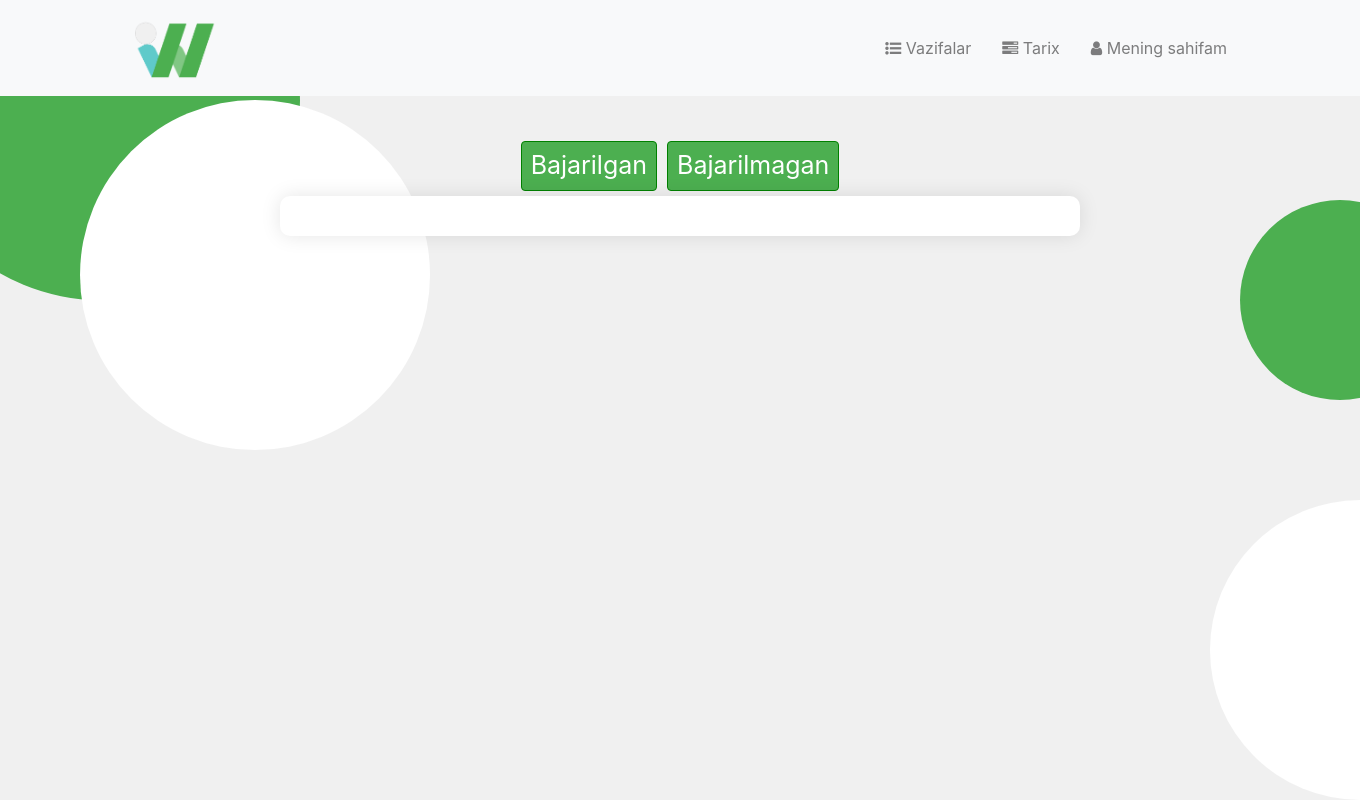
The page /bajarilganVazifalar/18/ (signed in) on the database as committed earlier.
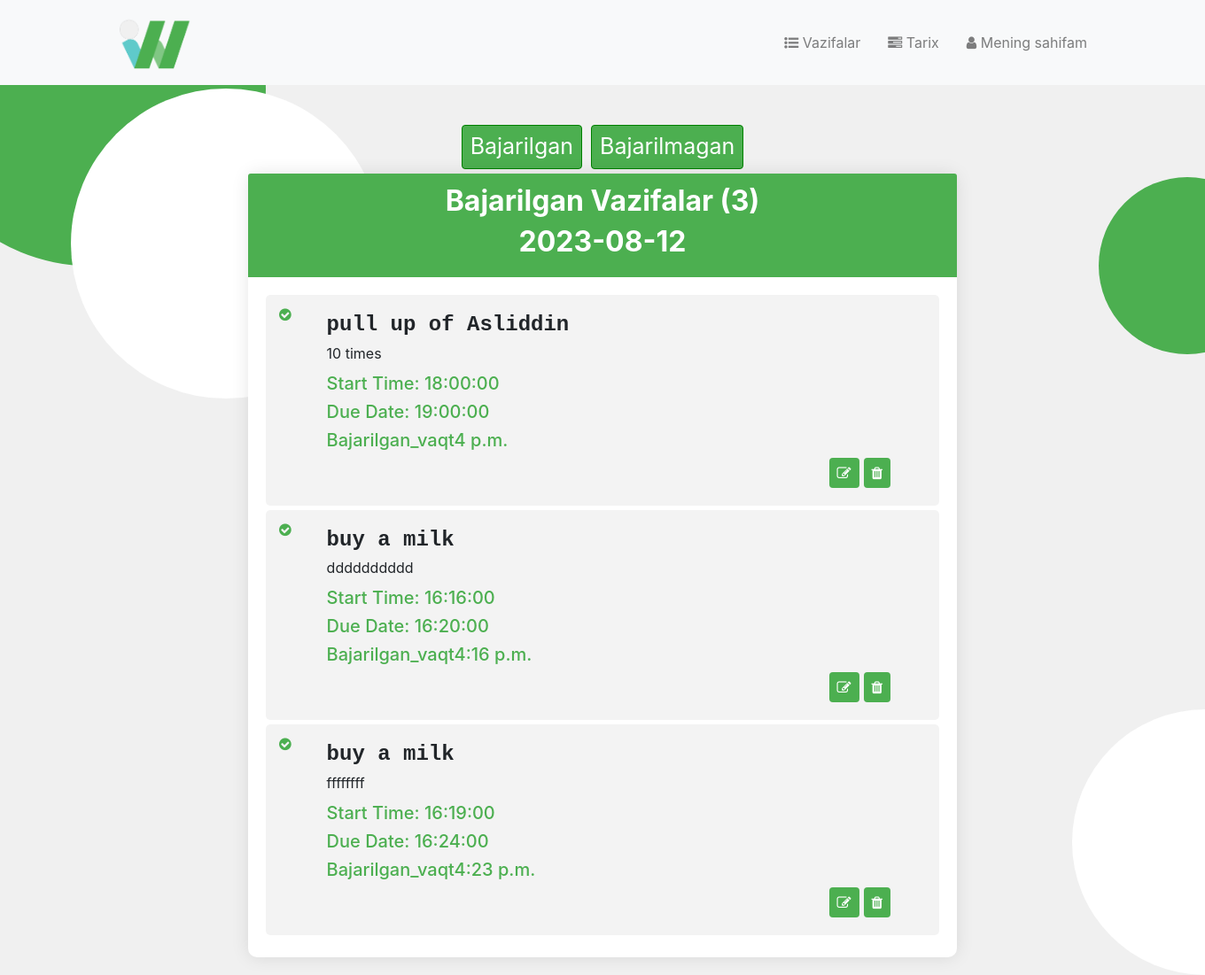
The same page on the database as committed later.
### to_do_list/models.py (models this page shows, shortened)
class DateBajarildiModel(models.Model):
    foydalanuvchi = models.ForeignKey(User, on_delete=models.CASCADE, null=True, blank=True)
    date = models.DateField()
    def __str__(self):
        return self.date.strftime("%Y-%m-%d")
    class Meta:
        ordering = ['date']

class VazifaModel(models.Model):
    foydalanuvchi = models.ForeignKey(User, on_delete=models.CASCADE, null=True, blank=True)
    sarlavha = models.CharField(verbose_name="vazifa", max_length=200)
    tuliq_malumot = models.TextField()
    boshlanish_vaqti = models.TimeField(null=True, blank=True)
    tugatish_muddati = models.TimeField(null=True, blank=True)
    bajarilgan_date = models.ForeignKey(DateBajarildiModel, on_delete=models.CASCADE, null=True, blank=True)
    bajarilgan_vaqt =  models.TimeField(null=True, blank=True)
    bajarildi = models.BooleanField(default=False)

### to_do_list/views.py (the view)
# urls.py: path("bajarilganVazifalar/<int:idMe>/", views.bajarilganVazifalar, name='bajarilganVazifalar'),
@login_required
def bajarilganVazifalar(request, idMe):
    suralgan_date = get_object_or_404(DateBajarildiModel, id=idMe)
    bajarilgan = VazifaModel.objects.filter(
        bajarilgan_date=suralgan_date,
        foydalanuvchi=request.user,
        bajarildi=True).values()
    return render(request, "to_do_list/filteredHistoryVazifalar.html", {"bajarilgan": bajarilgan,
                                                                        'idMe': idMe,
                                                                        'len_bajarilgan': len(bajarilgan),
                                                                        'suralgan_date': suralgan_date})

### to_do_list/templates/to_do_list/filteredHistoryVazifalar.html (shortened to what this page needs)
{% extends 'to_do_list/layout.html' %}
{% block head %}
    {% load static %}
    <link rel="stylesheet" href="{% static 'to_do_list/filterHistory.css' %}">
{% endblock %}
{% block content %}
    <div class="container justify-content-center card-body" id="done_undone">
        <div class="row">
            <div class="col done">
                <form action="{% url 'bajarilganVazifalar' idMe %}" method="get" class="done">
                    <button type="submit" class="btn">Bajarilgan</button>
                </form>
            </div>
            <div class="col undone">
                <form action="{% url 'unBajarilganVazifalar' idMe %}" method="get" class="undone">
                    <button type="submit" class="btn">Bajarilmagan</button>
                </form>
            </div>
        </div>
    </div>
    <div class="container">
        <div class="row justify-content-center">
            <div class="card">
                {% if bajarilgan %}
                <div class="card-header">
                    <h2><strong>Bajarilgan Vazifalar ({{len_bajarilgan}})</strong></h2>
                    <h2><strong>{{suralgan_date}}</strong></h2>
                </div>
                {% endif %}
                <div class="card-body">
                    <div class="task-list">
                        {% for i in bajarilgan %}
                        <div class="item">
                            <div class="check check-green">
                                <i class="fa fa-check-circle"></i>
                            </div>
                            <div class="task-item">
                                <h1><strong>{{ i.sarlavha }}</strong></h1>
                                <p>{{ i.tuliq_malumot }}</p>
                                <h5>Start Time: {{ i.boshlanish_vaqti|time:"H:i:s" }}</h5>
                                <h5>Due Date: {{ i.tugatish_muddati|time:"H:i:s" }}</h5>
                                <h5>Bajarilgan_vaqt{{ i.bajarilgan_vaqt }}</h5>
                                <div class="edit_del">
                                    <form action="{% url 'updateVazifa' i.id %}">
                                        <button class="btn"><i class="fa fa-edit"></i></button>
                                    </form>
                                    <form action="{% url 'deleteVazifa' i.id %}" method="post">
                                        <button type="submit" class="btn del"><i class="fa fa-trash"></i></button>
                                    </form>
                                </div>
                            </div>
                        </div>
                        {% endfor %}
                    </div>
                </div>
            </div>
        </div>
    </div>
{% endblock %}

Rows that differ between the two databases and show on the page:
now on this page (row unchanged): DateBajarildiModel: date "2023-08-12"
now on this page (row edited): VazifaModel: sarlavha "pull up of Asliddin", tuliq_malumot "10 times", boshlanish_vaqti "18:00:00", tugatish_muddati "19:00:00", bajarilgan_vaqt "4 p.m."
added VazifaModel: sarlavha "buy a milk", tuliq_malumot "dddddddddd", boshlanish_vaqti "16:16:00", tugatish_muddati "16:20:00", bajarilgan_vaqt "4:16 p.m."
added VazifaModel: sarlavha "buy a milk", tuliq_malumot "ffffffff", boshlanish_vaqti "16:19:00", tugatish_muddati "16:24:00", bajarilgan_vaqt "4:23 p.m."
Other text that changed with them:
{{ len_bajarilgan }}: (not shown) → "3"
text now shown: "Bajarilgan Vazifalar ( )"
